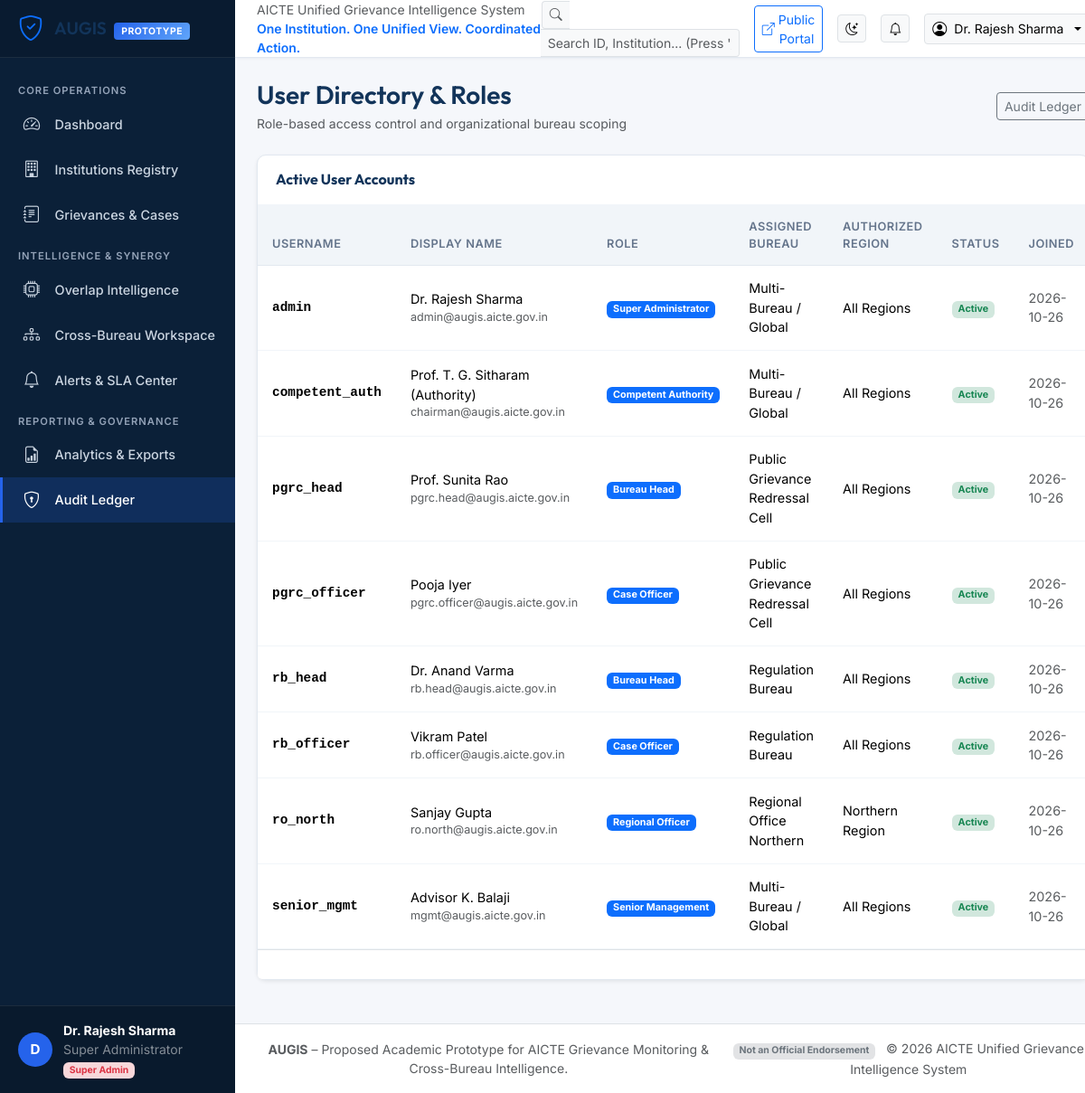
/admin-panel/users/ (signed in), run on the app's committed database.
### apps/accounts/models.py (models this page shows, shortened)
class User(AbstractBaseUser, PermissionsMixin):
    class Role(models.TextChoices):
        SUPER_ADMIN = 'SUPER_ADMIN', 'Super Administrator'
        BUREAU_HEAD = 'BUREAU_HEAD', 'Bureau Head'
        CASE_OFFICER = 'CASE_OFFICER', 'Case Officer'
        REGIONAL_OFFICER = 'REGIONAL_OFFICER', 'Regional Officer'
        SENIOR_MGMT = 'SENIOR_MGMT', 'Senior Management'
        COMPETENT_AUTH = 'COMPETENT_AUTH', 'Competent Authority'
    class Region(models.TextChoices):
        NORTHERN = 'NORTHERN', 'Northern Region'
        NORTH_WEST = 'NORTH_WEST', 'North-Western Region'
        SOUTHERN = 'SOUTHERN', 'Southern Region'
        SOUTH_WEST = 'SOUTH_WEST', 'South-Western Region'
        EASTERN = 'EASTERN', 'Eastern Region'
        WESTERN = 'WESTERN', 'Western Region'
        CENTRAL = 'CENTRAL', 'Central Region'
    id = models.UUIDField(primary_key=True, default=uuid.uuid4, editable=False)
    username = models.CharField(max_length=150, unique=True)
    email = models.EmailField(unique=True)
    display_name = models.CharField(max_length=150)
    role = models.CharField(max_length=30, choices=Role.choices, default=Role.CASE_OFFICER)
    assigned_bureau = models.ForeignKey(
        'bureaus.Bureau',
        null=True,
        blank=True,
        on_delete=models.SET_NULL,
        related_name='officers'
    )
    authorized_region = models.CharField(
        max_length=50,
        choices=Region.choices,
        blank=True,
        help_text="Designated AICTE region for Regional Officers"
    )
    is_active = models.BooleanField(default=True)
    is_staff = models.BooleanField(default=False)
    created_at = models.DateTimeField(auto_now_add=True)
    updated_at = models.DateTimeField(auto_now=True)
    objects = UserManager()
    USERNAME_FIELD = 'username'
    REQUIRED_FIELDS = ['email', 'display_name']
    class Meta:
        ordering = ['username']
        verbose_name = 'User'
        verbose_name_plural = 'Users'
    @property
    def is_super_admin(self):
        return self.role == self.Role.SUPER_ADMIN or self.is_superuser

### apps/bureaus/models.py (models this page shows, shortened)
class Bureau(models.Model):
    id = models.UUIDField(primary_key=True, default=uuid.uuid4, editable=False)
    code = models.CharField(max_length=20, unique=True, help_text="e.g. RB, PGRC, RO_NORTH")
    name = models.CharField(max_length=150)
    description = models.TextField(blank=True)
    is_active = models.BooleanField(default=True)
    created_at = models.DateTimeField(auto_now_add=True)
    updated_at = models.DateTimeField(auto_now=True)
    class Meta:
        ordering = ['code']
        verbose_name = 'Bureau / Cell'
        verbose_name_plural = 'Bureaus & Cells'

### apps/audit/views.py (the view)
# urls.py: path('users/', views.user_management_list_view, name='user_list'),
@login_required
@role_required(User.Role.SUPER_ADMIN)
def user_management_list_view(request):
    users = User.objects.all().select_related('assigned_bureau')
    role_filter = request.GET.get('role')
    if role_filter:
        users = users.filter(role=role_filter)
    paginator = Paginator(users, 20)
    page_number = request.GET.get('page')
    page_obj = paginator.get_page(page_number)
    return render(request, 'audit/user_list.html', {
        'page_obj': page_obj,
        'role_filter': role_filter,
        'roles': User.Role.choices,
    })

### templates/audit/user_list.html (shortened to what this page needs)
{% extends 'base.html' %}
{% block content %}
<div class="d-flex justify-content-between align-items-center mb-4">
    <div>
        <h1 class="h3 brand-font mb-1">User Directory & Roles</h1>
        <p class="text-muted small mb-0">Role-based access control and organizational bureau scoping</p>
    </div>
    <a href="{% url 'admin_panel:audit_list' %}" class="btn btn-outline-secondary btn-sm">Audit Ledger</a>
</div>
<div class="card card-augis shadow-sm">
    <div class="card-augis-header">
        <h6 class="mb-0 fw-bold">Active User Accounts</h6>
    </div>
    <div class="card-body p-0">
        <div class="table-responsive">
            <table class="table table-augis mb-0">
                <thead>
                    <tr>
                        <th>Username</th>
                        <th>Display Name</th>
                        <th>Role</th>
                        <th>Assigned Bureau</th>
                        <th>Authorized Region</th>
                        <th>Status</th>
                        <th>Joined</th>
                    </tr>
                </thead>
                <tbody>
                    {% for u in page_obj %}
                    <tr>
                        <td class="font-monospace fw-semibold">{{ u.username }}</td>
                        <td>{{ u.display_name }}<div class="text-muted small">{{ u.email }}</div></td>
                        <td><span class="badge bg-primary">{{ u.get_role_display }}</span></td>
                        <td>{{ u.assigned_bureau.name|default:'Multi-Bureau / Global' }}</td>
                        <td>{{ u.get_authorized_region_display|default:'All Regions' }}</td>
                        <td>
                            {% if u.is_active %}
                            <span class="badge bg-success-subtle text-success">Active</span>
                            {% else %}
                            <span class="badge bg-danger-subtle text-danger">Inactive</span>
                            {% endif %}
                        </td>
                        <td class="small text-muted">{{ u.created_at|date:"Y-m-d" }}</td>
                    </tr>
                    {% empty %}
                    <tr>
                        <td colspan="7" class="text-center text-muted py-4">No users found.</td>
                    </tr>
                    {% endfor %}
                </tbody>
            </table>
        </div>
    </div>
    <div class="card-footer bg-white border-top p-3">
    </div>
</div>
{% endblock %}

### templates/base.html (shortened to what this page needs)
{% load static %}
<!DOCTYPE html>
<html lang="en">
<head>
    <link href="https://cdn.jsdelivr.net/npm/bootstrap@5.3.3/dist/css/bootstrap.min.css" rel="stylesheet">
    <link rel="stylesheet" href="https://cdn.jsdelivr.net/npm/bootstrap-icons@1.11.3/font/bootstrap-icons.min.css">
    <link rel="stylesheet" href="{% static 'css/augis.css' %}">
</head>
<body hx-headers='{"X-CSRFToken": "{{ csrf_token }}"}'>
    <div class="app-wrapper">
        {% if user.is_authenticated %}
        <aside class="app-sidebar">
            <div class="sidebar-header">
                <a href="{% url 'dashboard:index' %}" class="sidebar-brand">
                    <i class="bi bi-shield-check text-primary fs-3"></i>
                    <div>
                        <span class="brand-font">AUGIS</span>
                        <span class="sidebar-brand-badge ms-1">PROTOTYPE</span>
                    </div>
                </a>
            </div>
            <div class="sidebar-nav">
                <div class="nav-section-title">Core Operations</div>
                <a href="{% url 'dashboard:index' %}" class="sidebar-nav-link {% if request.resolver_match.app_name == 'dashboard' %}active{% endif %}">
                    <i class="bi bi-speedometer2"></i> Dashboard
                </a>
                <a href="{% url 'institutions:list' %}" class="sidebar-nav-link {% if request.resolver_match.app_name == 'institutions' %}active{% endif %}">
                    <i class="bi bi-building"></i> Institutions Registry
                </a>
                <a href="{% url 'complaints:list' %}" class="sidebar-nav-link {% if request.resolver_match.app_name == 'complaints' %}active{% endif %}">
                    <i class="bi bi-journal-text"></i> Grievances & Cases
                </a>
                <div class="nav-section-title">Intelligence & Synergy</div>
                <a href="{% url 'intelligence:dashboard' %}" class="sidebar-nav-link {% if request.resolver_match.app_name == 'intelligence' %}active{% endif %}">
                    <i class="bi bi-cpu"></i> Overlap Intelligence
                </a>
                <a href="{% url 'coordination:list' %}" class="sidebar-nav-link {% if request.resolver_match.app_name == 'coordination' %}active{% endif %}">
                    <i class="bi bi-diagram-3"></i> Cross-Bureau Workspace
                </a>
                <a href="{% url 'notifications:list' %}" class="sidebar-nav-link {% if request.resolver_match.app_name == 'notifications' %}active{% endif %}">
                    <i class="bi bi-bell"></i> Alerts & SLA Center
                </a>
                {% if user.is_super_admin or user.role == 'SENIOR_MGMT' or user.role == 'COMPETENT_AUTH' or user.role == 'BUREAU_HEAD' or user.role == 'REGIONAL_OFFICER' %}
                <div class="nav-section-title">Reporting & Governance</div>
                <a href="{% url 'reports:index' %}" class="sidebar-nav-link {% if request.resolver_match.app_name == 'reports' %}active{% endif %}">
                    <i class="bi bi-file-earmark-bar-graph"></i> Analytics & Exports
                </a>
                {% endif %}
                {% if user.is_super_admin or user.role == 'SENIOR_MGMT' %}
                <a href="{% url 'admin_panel:audit_list' %}" class="sidebar-nav-link {% if request.resolver_match.app_name == 'admin_panel' %}active{% endif %}">
                    <i class="bi bi-shield-lock"></i> Audit Ledger
                </a>
                {% endif %}
            </div>
            <div class="sidebar-user">
                <div class="sidebar-user-avatar">
                    {{ user.display_name|slice:":1"|upper }}
                </div>
                <div class="overflow-hidden">
                    <div class="fw-bold text-truncate text-white small">{{ user.display_name }}</div>
                    <div class="text-white-50 small text-truncate">{{ user.get_role_display }}</div>
                    <div class="d-flex flex-wrap gap-1 mt-1">
                        {% if user.is_super_admin %}
                        <span class="badge bg-danger-subtle text-danger" style="font-size: 0.65rem;">Super Admin</span>
                        {% elif user.role == 'SENIOR_MGMT' %}
                        <span class="badge bg-warning-subtle text-warning" style="font-size: 0.65rem;">Executive</span>
                        {% elif user.role == 'COMPETENT_AUTH' %}
                        <span class="badge bg-danger-subtle text-danger" style="font-size: 0.65rem;">Appellate Auth</span>
                        {% endif %}
                    </div>
                </div>
            </div>
        </aside>
        {% endif %}
        <main class="app-main">
            {% if user.is_authenticated %}
            <header class="app-topbar">
                <div class="d-flex align-items-center gap-3">
                    <div class="d-none d-md-flex flex-column">
                        <span class="text-muted small">AICTE Unified Grievance Intelligence System</span>
                        <span class="fw-semibold small text-primary">One Institution. One Unified View. Coordinated Action.</span>
                    </div>
                </div>
                <div class="d-flex align-items-center gap-3">
                    <form action="{% url 'complaints:list' %}" method="get" class="d-none d-sm-block">
                        <div class="input-group input-group-sm">
                            <span class="input-group-text bg-light border-end-0"><i class="bi bi-search text-muted"></i></span>
                            <input type="text" name="q" class="form-control bg-light border-start-0" placeholder="Search ID, Institution... (Press '/')" style="width: 220px;">
                        </div>
                    </form>
                    <a href="{% url 'public:index' %}" class="btn btn-sm btn-outline-primary d-none d-sm-inline-flex align-items-center" target="_blank" title="Open Public Grievance Portal">
                        <i class="bi bi-box-arrow-up-right me-1"></i> Public Portal
                    </a>
                    <button id="themeToggleBtn" class="btn btn-sm btn-light border" title="Toggle Light/Dark Theme">
                        <i class="bi bi-moon-stars"></i>
                    </button>
                    <a href="{% url 'notifications:list' %}" class="btn btn-sm btn-light border position-relative" title="Notifications">
                        <i class="bi bi-bell"></i>
                    </a>
                    <div class="dropdown">
                        <button class="btn btn-sm btn-light border dropdown-toggle d-flex align-items-center gap-2" type="button" data-bs-toggle="dropdown">
                            <i class="bi bi-person-circle fs-6"></i>
                            <span class="d-none d-md-inline">{{ user.display_name }}</span>
                        </button>
                    </div>
                </div>
            </header>
            {% endif %}
            <div class="p-4 flex-grow-1">
                {% block content %}{% endblock %}
            </div>
            <footer class="py-3 px-4 bg-white border-top text-center text-muted small mt-auto">
                <div class="d-flex flex-column flex-md-row justify-content-between align-items-center gap-2">
                    <div>
                        <strong>AUGIS</strong> – Proposed Academic Prototype for AICTE Grievance Monitoring & Cross-Bureau Intelligence.
                    </div>
                    <div>
                        <span class="badge bg-secondary-subtle text-secondary me-2">Not an Official Endorsement</span>
                        <span>© 2026 AICTE Unified Grievance Intelligence System</span>
                    </div>
                </div>
            </footer>
        </main>
    </div>
</body>
</html>

### data on the page
User: display_name "D", display_name "Dr. Rajesh Sharma", role "Super Administrator", username "admin", email "admin@augis.aicte.gov.in", assigned_bureau.name "Multi-Bureau / Global", authorized_region "All Regions", is_active "Active", created_at "2026-10-26"
User: username "competent_auth", display_name "Prof. T. G. Sitharam (Authority)", email "chairman@augis.aicte.gov.in", role "Competent Authority", assigned_bureau.name "Multi-Bureau / Global", authorized_region "All Regions", is_active "Active", created_at "2026-10-26"
User: username "pgrc_head", display_name "Prof. Sunita Rao", email "pgrc.head@augis.aicte.gov.in", role "Bureau Head", assigned_bureau.name "Public Grievance Redressal Cell", authorized_region "All Regions", is_active "Active", created_at "2026-10-26"
User: username "pgrc_officer", display_name "Pooja Iyer", email "pgrc.officer@augis.aicte.gov.in", role "Case Officer", assigned_bureau.name "Public Grievance Redressal Cell", authorized_region "All Regions", is_active "Active", created_at "2026-10-26"
User: username "rb_head", display_name "Dr. Anand Varma", email "rb.head@augis.aicte.gov.in", role "Bureau Head", assigned_bureau.name "Regulation Bureau", authorized_region "All Regions", is_active "Active", created_at "2026-10-26"
User: username "rb_officer", display_name "Vikram Patel", email "rb.officer@augis.aicte.gov.in", role "Case Officer", assigned_bureau.name "Regulation Bureau", authorized_region "All Regions", is_active "Active", created_at "2026-10-26"
User: username "ro_north", display_name "Sanjay Gupta", email "ro.north@augis.aicte.gov.in", role "Regional Officer", assigned_bureau.name "Regional Office Northern", authorized_region "Northern Region", is_active "Active", created_at "2026-10-26"
User: username "senior_mgmt", display_name "Advisor K. Balaji", email "mgmt@augis.aicte.gov.in", role "Senior Management", assigned_bureau.name "Multi-Bureau / Global", authorized_region "All Regions", is_active "Active", created_at "2026-10-26"
